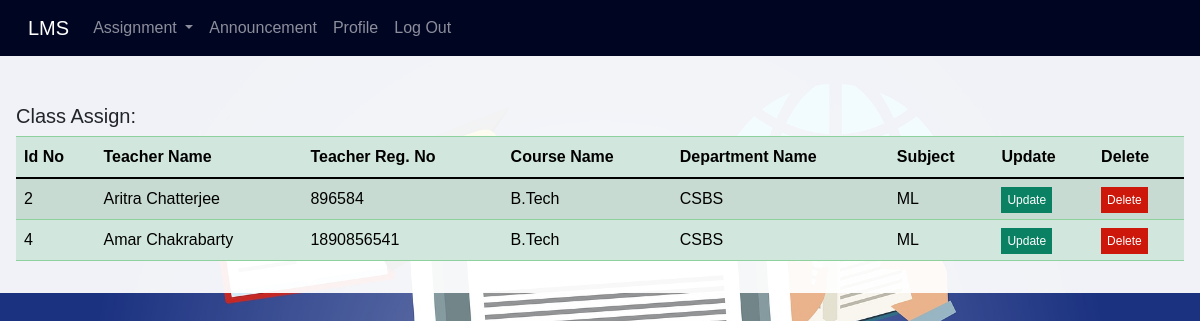
/view_assign_class/, run on an earlier commit of the app's database.
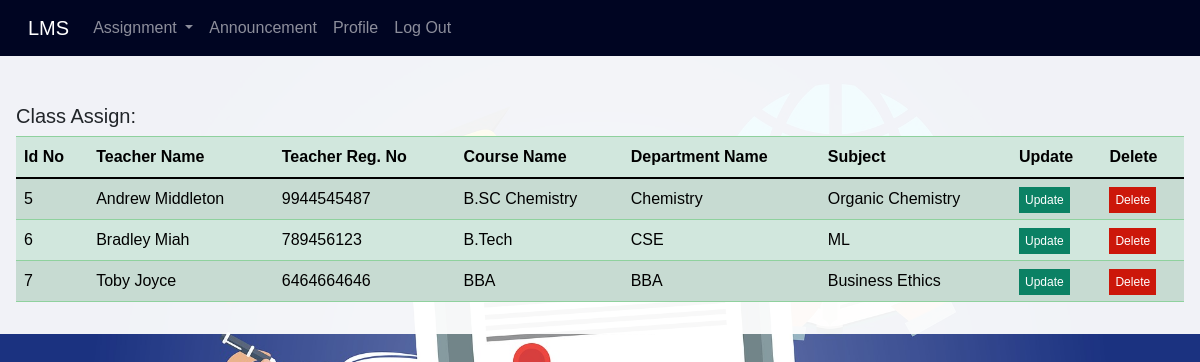
And on a later commit of the database.
### lms_app/models.py (models this page shows)
class Subject_assign(models.Model):
    id = models.AutoField(primary_key=True)
    course_name = models.CharField(max_length=100, unique=False,null=True)
    department_name = models.CharField(max_length=100, unique=False, null=True)
    subject_name = models.CharField(max_length=100, unique=False, null=True)
    teachers_id = models.IntegerField(unique=False, null=True)
    teachers_name = models.CharField(max_length=100, unique=False, null=True)
    teachers_reg_no = models.CharField(max_length=100, unique=False, null=True)

### lms_app/views.py (the view)
# urls.py: path('view_assign_class/', views.view_assign_class, name='view_assign_class'),
def view_assign_class(requests):
    class_assign = Subject_assign.objects.all()
    my_dict={'class_assign':class_assign}
    return render(requests, 'view_assign_class.html',context=my_dict)

### templates/view_assign_class.html (shortened to what this page needs)
{% extends 'header.html' %}
{% block body_block %}
<div class="from_table">
    <table class="table table-striped table-success">
      <h5 style="padding-top: 2rem;">Class Assign:</h5>
  <thead>
    <tr>
      <th scope="col">Id No</th>
       <th scope="col">Teacher Name</th>
         <th scope="col">Teacher Reg. No</th>
      <th scope="col">Course Name</th>
      <th scope="col">Department Name</th>
        <th scope="col">Subject</th>
      <th scope="col">Update</th>
      <th scope="col">Delete</th>
    </tr>
  </thead>
  <tbody>
{% if class_assign %}
{%  for c in class_assign %}
    <tr>
      <td>{{c.id}}</td>
      <td>{{c.teachers_name}}</td>
      <td>{{c.teachers_reg_no}}</td>
      <td>{{c.course_name}}</td>
      <td>{{c.department_name}}</td>
       <td>{{c.subject_name}}</td>
        <td><a href="{% url 'base:update_assign_class' class_id=c.id   %}" style="text-decoration: none; background: rgb(11, 129, 100); padding: 6px; color: white; font-size: 12px;">Update</a></td>
        <td><a href="{% url 'base:delete_assign_class' class_id=c.id   %}" style="text-decoration: none; background: rgb(204, 23, 10); padding: 6px; color: white; font-size: 12px;">Delete</a></td>
    </tr>
{% endfor %}
{%endif %}
  </tbody>
</table>
</div>
</body>
</html>
{% endblock %}

### templates/header.html (shortened to what this page needs)
<!DOCTYPE html>
{% load static %}
<html lang="en">
<head>
    <link rel="stylesheet" href="https://maxcdn.bootstrapcdn.com/bootstrap/4.5.2/css/bootstrap.min.css">
    <link href="https://cdn.jsdelivr.net/npm/bootstrap@5.0.2/dist/css/bootstrap.min.css" rel="stylesheet">
    <link rel="stylesheet" href="{%static 'css/style.css' %}">
</head>
<body style="background-image: url('../static/image/background.jpg');">
  <nav class="navbar navbar-expand-lg navbar-dark" style="background-color:#000522;">
  <div class="container-fluid">
    <a class="navbar-brand" href="{% url 'base:index' %}">LMS</a>
    <div class="collapse navbar-collapse" id="navbarSupportedContent">
      <ul class="navbar-nav me-auto mb-2 mb-lg-0">
        <li class="nav-item dropdown">
          {%  if 'admin' not in request.session %}
          <a class="nav-link dropdown-toggle" href="#" id="navbarDropdown" role="button" data-bs-toggle="dropdown" aria-expanded="false">
            Assignment
          </a>
           {% endif %}
        </li>
        <li class="nav-item">
          <a class="nav-link" href="#">Announcement</a>
        </li>
         <li class="nav-item">
          <a class="nav-link" href="#">Profile</a>
        </li>
        <li class="nav-item">
          <a class="nav-link" href="{%url 'base:logout' %}">Log Out</a>
        </li>
      </ul>
    </div>
  </div>
</nav>
{% block body_block %}
{% endblock %}

### static/css/style.css (style rules this page uses)
body { margin: 0; padding: 0; box-sizing: border-box; background: rgb(27, 50, 128); font-family: 'Noto Sans JP', sans-serif; background-size: 100%; background-repeat: no-repeat; background-position: top; }
.new_feeds,th { padding: 20px; }
.from_table { padding: 1rem; overflow: auto; flex: 1 1 30rem; background-color: rgba(255, 255, 255, 0.938); margin: auto; margin-top: 0px; }

What changed in the data, as far as the page shows it:
removed Subject_assign: id "2", teachers_name "Aritra Chatterjee", teachers_reg_no "896584", course_name "B.Tech", department_name "CSBS", subject_name "ML"
removed Subject_assign: id "4", teachers_name "Amar Chakrabarty", teachers_reg_no "1890856541", course_name "B.Tech", department_name "CSBS", subject_name "ML"
added Subject_assign: id "5", teachers_name "Andrew Middleton", teachers_reg_no "9944545487", course_name "B.SC Chemistry", department_name "Chemistry", subject_name "Organic Chemistry"
added Subject_assign: id "6", teachers_name "Bradley Miah", teachers_reg_no "789456123", course_name "B.Tech", department_name "CSE", subject_name "ML"
added Subject_assign: id "7", teachers_name "Toby Joyce", teachers_reg_no "6464664646", course_name "BBA", department_name "BBA", subject_name "Business Ethics"
